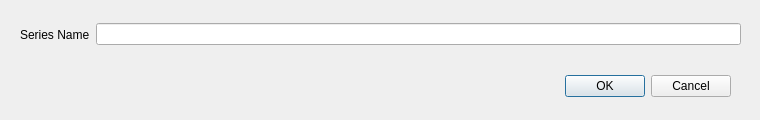
<?xml version="1.0" encoding="UTF-8"?>
<ui version="4.0">
 <class>Dialog</class>
 <widget class="QDialog" name="Dialog">
  <property name="geometry">
   <rect>
    <x>0</x>
    <y>0</y>
    <width>760</width>
    <height>120</height>
   </rect>
  </property>
  <property name="windowTitle">
   <string>Dialog</string>
  </property>
  <widget class="QDialogButtonBox" name="buttonBox">
   <property name="geometry">
    <rect>
     <x>30</x>
     <y>70</y>
     <width>701</width>
     <height>32</height>
    </rect>
   </property>
   <property name="orientation">
    <enum>Qt::Horizontal</enum>
   </property>
   <property name="standardButtons">
    <set>QDialogButtonBox::Cancel|QDialogButtonBox::Ok</set>
   </property>
  </widget>
  <widget class="QWidget" name="horizontalLayoutWidget">
   <property name="geometry">
    <rect>
     <x>20</x>
     <y>19</y>
     <width>721</width>
     <height>31</height>
    </rect>
   </property>
   <layout class="QHBoxLayout" name="horizontalLayout">
    <item>
     <widget class="QLabel" name="snamelabel">
      <property name="text">
       <string>Series Name</string>
      </property>
     </widget>
    </item>
    <item>
     <widget class="QLineEdit" name="sname"/>
    </item>
   </layout>
  </widget>
 </widget>
 <resources/>
 <connections>
  <connection>
   <sender>buttonBox</sender>
   <signal>accepted()</signal>
   <receiver>Dialog</receiver>
   <slot>accept()</slot>
   <hints>
    <hint type="sourcelabel">
     <x>248</x>
     <y>254</y>
    </hint>
    <hint type="destinationlabel">
     <x>157</x>
     <y>274</y>
    </hint>
   </hints>
  </connection>
  <connection>
   <sender>buttonBox</sender>
   <signal>rejected()</signal>
   <receiver>Dialog</receiver>
   <slot>reject()</slot>
   <hints>
    <hint type="sourcelabel">
     <x>316</x>
     <y>260</y>
    </hint>
    <hint type="destinationlabel">
     <x>286</x>
     <y>274</y>
    </hint>
   </hints>
  </connection>
 </connections>
</ui>
